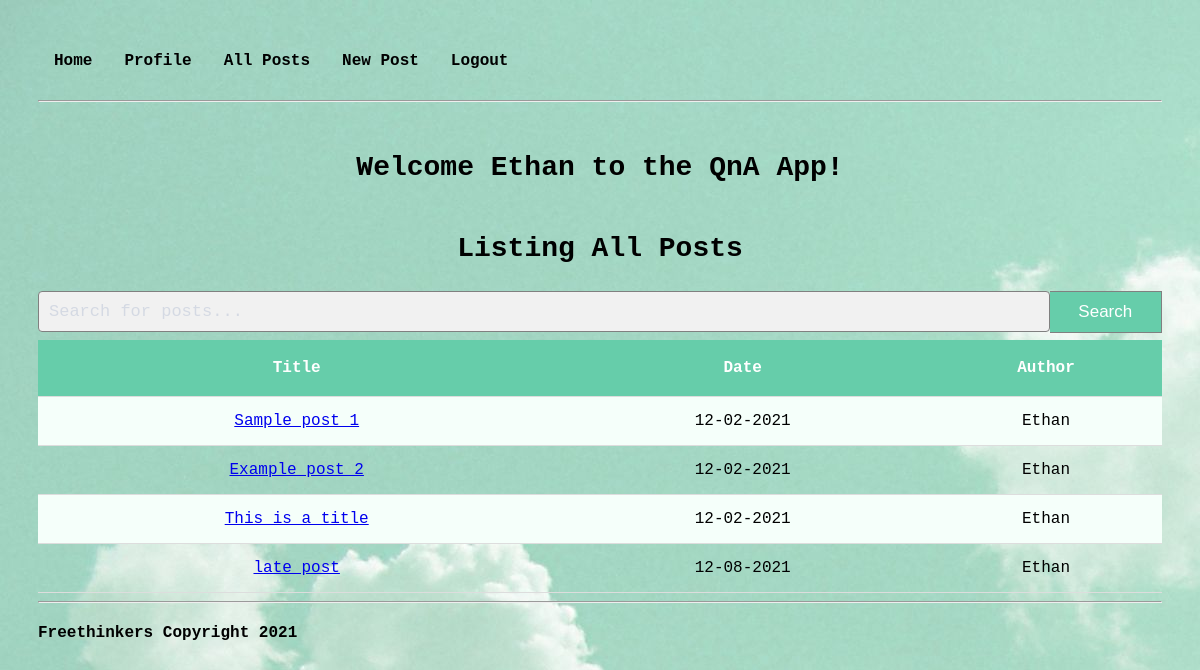
The app's page /allPosts (signed in) with its own data.
### models.py (models this page shows, shortened)
class User(db.Model):
    id = db.Column("id", db.Integer, primary_key=True)
    first_name = db.Column("first_name", db.String(100))
    last_name = db.Column("last_name", db.String(100))
    email = db.Column("email", db.String(100))
    password = db.Column(db.String(255), nullable=False)
    registered_on = db.Column(db.DateTime, nullable=False)
    posts = db.relationship("Post", backref="user", lazy=True)
    reply = db.relationship("Reply", backref="user", lazy=True)
    liked = db.relationship('PostLike', foreign_keys='PostLike.user_id', backref='user', lazy='dynamic')
    disliked = db.relationship('PostDislike', foreign_keys='PostDislike.user_id', backref='user', lazy='dynamic')

class Post(db.Model):
    id = db.Column("id", db.Integer, primary_key=True)
    title = db.Column("title", db.String(200))
    text = db.Column("text", db.String(100))
    date = db.Column("date", db.String(50))
    user_id = db.Column(db.Integer, db.ForeignKey("user.id"), nullable=False)
    reply = db.relationship("Reply", backref="post", cascade="all, delete-orphan", lazy=True)
    report_total = db.Column("reported", db.Integer, default=0)
    views = db.Column("views", db.Integer, default=0)
    likes = db.relationship('PostLike', backref='post', lazy='dynamic')
    dislikes = db.relationship('PostDislike', backref='post', lazy='dynamic')

### flask_app.py (the view)
@app.route('/allPosts')
def all_posts():
    if session.get('user'):
        posts = db.session.query(Post).all()
        return render_template("allPosts.html", posts=posts, user=session['user'])
    return render_template("index.html")

### templates/allPosts.html (shortened to what this page needs)
<!DOCTYPE html>
<html lang="en">
<head>
    <link rel="stylesheet" href="{{ url_for('static', filename='main.css') }}">
    <link rel="stylesheet" href="{{ url_for('static', filename='forms.css') }}">
</head>
<header>
    <nav>
        <div class="navigation">
            <a href="{{ url_for('index') }}"> Home</a>
            <a href="{{ url_for('get_posts') }}"> Profile </a>
            <a href="{{ url_for('all_posts') }}"> All Posts </a>
            <a href="{{ url_for('new_post') }}"> New Post </a>
            <a href="{{ url_for('logout') }}">Logout</a>
        </div>
    </nav>
</header>
<br>
<br>
<br>
<hr>
<body>
<h1>Welcome {{user}} to the QnA App!</h1>
<h1>Listing All Posts</h1>
<div>
    <input type="text" id="searchInput" placeholder="Search for posts...">
    <button type="submit" id="searchButton" onclick="searchTable()">Search</button>
</div>
<table id="postTable">
    <tr>
        <th onclick="sortTable(0)">Title</th>
        <th onclick="sortTable(1)">Date</th>
        <th onclick="sortTable(2)">Author</th>
    </tr>
    {% for post in posts %}
    <tr>
        <td><a href="{{url_for('get_post', post_id=post.id) }}">{{ post.title }}</a></td>
        <td>{{ post.date }}</td>
        <td>{{ post.user.first_name }}</td>
    </tr>
    {% endfor %}
</table>
</body>
<footer id="footer">
    <hr>
    <h4> Freethinkers Copyright 2021</h4>
</footer>
</html>

### static/main.css (style rules this page uses)
body { padding: 30px 30px; background-color:#ACE1AF; background-image: url(mainBackground.jpg); }
h1 { font-family: Consolas, monaco, monospace; font-size: 28px; font-weight:bold; text-align:center; margin-top: 50px; }
h4 { font-family:Consolas, monaco, monospace; font-size: 16px; text-align:left; color:black; }
#footer { position: relative; bottom: 0; width: 100%; height: 2.5rem; font-family: Consolas, monaco, monospace; }
.navigation a { font-family:Consolas, monaco, monospace; float: left; color: black; text-align: right; padding: 14px 16px; text-decoration: none; font-size: 16px; font-weight: bold; }
input[type=text], select { width: 100%; padding: 12px 20px; margin: 8px 0; display: inline-block; border: 1px solid #ccc; border-radius: 4px; box-sizing: border-box; }
table { font-family:Consolas, monaco, monospace; width: 100%; border-collapse: collapse; }
th { height: 40px; padding: 8px; border-bottom: 1px solid #ddd; }
td { text-align: center; padding: 15px; border-bottom: 1px solid #ddd; }
tr:nth-child(even) { background-color: #f5fffa; }
th { background-color: #66CDAA; color: white; }

### static/forms.css (style rules this page uses)
input, textarea { font-family:Consolas, monaco, monospace; width: 100%; padding: 12px 20px; margin: 8px 0; display: inline-block; border: 1px solid #ccc; border-radius: 4px; box-sizing: border-box; }
input[type="text"]::placeholder { color: #d4d9e3; }
#searchInput { padding: 10px; font-size: 17px; border: 1px solid grey; float: left; width: 90%; background: #f1f1f1; }
#searchButton { float: left; width: 10%; padding: 10px; margin-top: 8px; background: #66CDAA; color: white; font-size: 17px; border: 1px solid grey; border-left: none; cursor: pointer; }

### records on screen
User: first_name "Ethan"
Post: title "Sample post 1", date "12-02-2021", user.first_name "Ethan"
Post: title "Example post 2", date "12-02-2021", user.first_name "Ethan"
Post: title "This is a title", date "12-02-2021", user.first_name "Ethan"
Post: title "late post", date "12-08-2021", user.first_name "Ethan"
